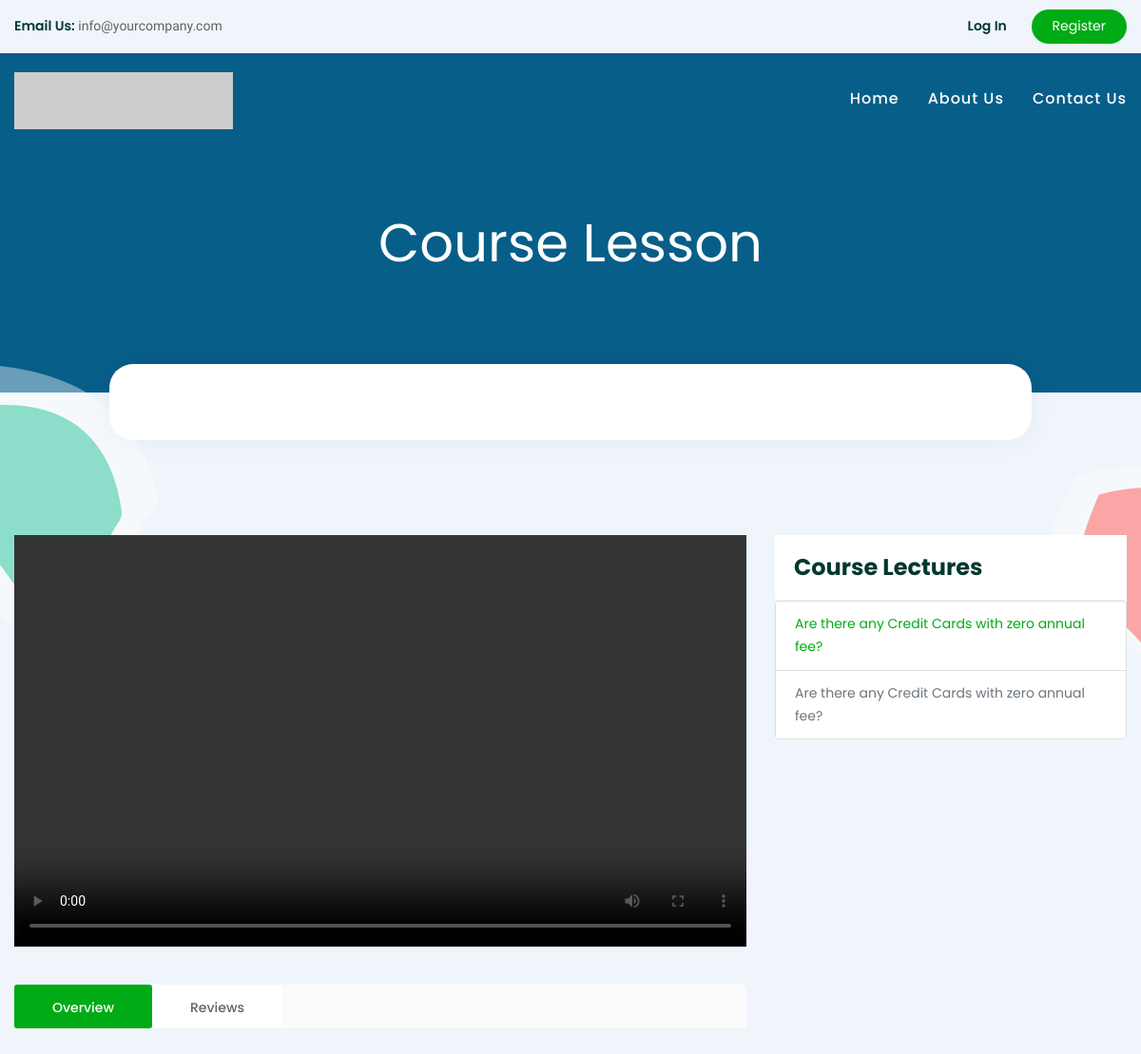
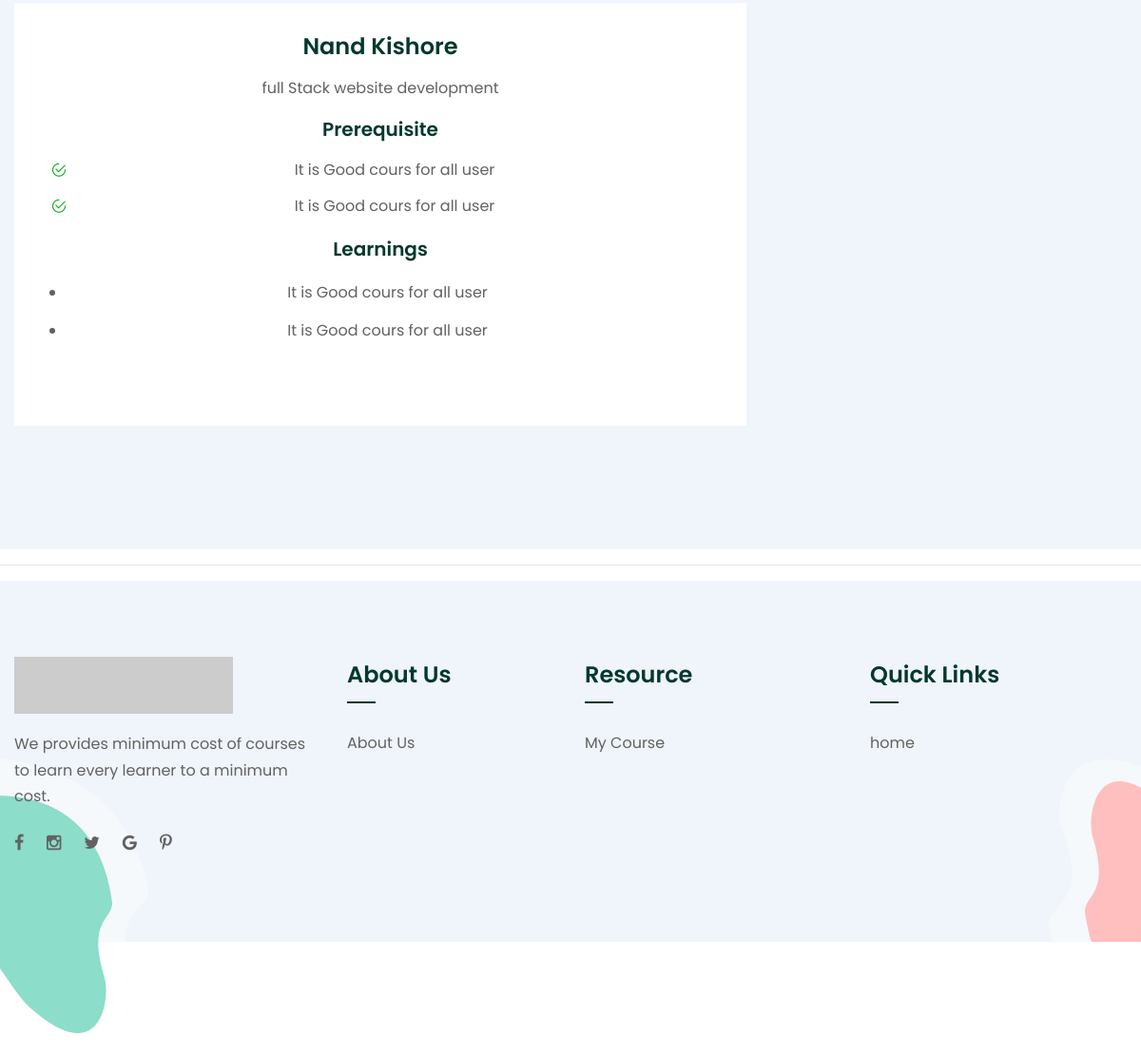
Screenshot of /course/dsadasdasd/2 with the database file from the repository (2 pictures, top to bottom).
### main/models.py (models this page shows, shortened)
class Course(models.Model):
    name = models.CharField(max_length=50, null=False)
    slug = models.SlugField(max_length=50, null=False, unique=True, blank=True)
    description = models.CharField(max_length=200, null=True)
    price = models.IntegerField(null=False)
    discount = models.IntegerField(null=False, default=0)
    active = models.BooleanField(default=False)
    thumbnail = models.ImageField(upload_to="files/thumbnail")
    date = models.DateTimeField(auto_now_add=True)
    resource = models.FileField(upload_to="files/resource")
    length = models.IntegerField(null=False)

class CourseProperty(models.Model):
    description = models.CharField(max_length=100, null=False)
    course = models.ForeignKey(Course, null=False, on_delete=models.CASCADE)
    class Meta:
        abstract = True

class Prerequisite(CourseProperty):
    pass

class Learning(CourseProperty):
    pass

class Video(models.Model):
    title = models.CharField(max_length=100, null=False)
    course = models.ForeignKey(Course, null=False, on_delete=models.CASCADE)
    serial_number = models.IntegerField(null=False)
    video_id = models.FileField(
        upload_to="course/", blank=False, max_length=500)
    is_preview = models.BooleanField(default=False)
    def __str__(self):
        return self.title

### main/views.py (the view, shortened to what this page needs)
# urls.py: path('course/<str:slug>/<int:id>', coursePage, name='coursepage'),
def coursePage(request,id, slug):
    rvs = Review.objects.filter(course_id=id)
    course = Course.objects.get(slug=slug)
    serial_number = request.GET.get('lecture')
    videos = course.video_set.all().order_by("serial_number")
    if serial_number is None:
        serial_number = 1
    video = Video.objects.get(serial_number=serial_number, course=course)
    context = {
        "course": course,
        "video": video,
        'videos': videos,
        'rvs':rvs
    }
    return render(request, template_name="course_page.html", context=context)

### main/templatetags/course_custom_tags.py (called while the page is built, shortened)
@register.simple_tag
def is_enrolled(request, course):
    user = None
    if not request.user.is_authenticated:
        return False

### main/templates/course_page.html (shortened to what this page needs)
{% extends 'base.html' %}
{% load static %}
{% load watermark %}
{% load course_custom_tags %}
{% block body %}
    <section class="page-title">
        <div class="auto-container">
			<h1>Course Lesson</h1>
			<div class="search-boxed">
			</div>
        </div>
    </section>
	<section class="intro-section-two">
		<div class="patern-layer-one paroller" data-paroller-factor="0.40" data-paroller-factor-lg="0.20" data-paroller-type="foreground" data-paroller-direction="vertical" style="background-image: url(images/icons/icon-1.png)"></div>
		<div class="auto-container">
			<div class="inner-container">
				<div class="row clearfix">
					<div class="content-column col-lg-8 col-md-12 col-sm-12">
						<div class="inner-column">
							<div class="course-video-box">
								<div style="padding:56.25% 0 0 0;position:relative;">
									 <video style="position:absolute;top:0;left:0;width:100%;height:100%;" frameborder="0"
                                        allow="autoplay; fullscreen" allowfullscreen controls>
									<source src="{{video.video_id.url}}" type="video/mp4">
									</video>
								</div>
							</div>
							<div class="intro-info-tabs">
								<div class="intro-tabs tabs-box">
									<ul class="tab-btns tab-buttons clearfix">
										<li data-tab="#prod-overview" class="tab-btn active-btn">Overview</li>&ensp;
										<li data-tab="#prod-reviews" class="tab-btn">Reviews</li>
									</ul>
									<ul class="tab-btns tab-buttons clearfix">
									<div class="tabs-content">
										<div class="tab active-tab" id="prod-overview">
											<div class="content">
												<div class="course-overview">
													<div class="inner-box">
														<h4>{{course.name}}</h4>
														<p>{{course.description | safe }}</p>
														<h3>Prerequisite</h3>
														<ul class="review-list">
                                                            {% for pre in course.prerequisite_set.all %}
                                                            <li>{{pre.description}}</li>
                                                            {% endfor %}
														</ul>
														<h3>Learnings</h3>
														<ul class="requirement-list">
                                                            {% for l in course.learning_set.all %}
                                                            <li class="">{{l.description}}</li>
                                                            {% endfor %}
														</ul>
													</div>
												</div>
											</div>
										</div>
									</div>
								</div>
							</div>
						</div>
					</div>
					<div class="accordian-column col-lg-4 col-md-12 col-sm-12">
						<div class="inner-column sticky-top">
							<h4>Course Lectures</h4>
							<ul class="accordion-box style-two">
								{% is_enrolled request course as enrolled %}
                        		{% for v in videos %}
								<li class="list-group-item {% if v == video %} active-video {% endif %} ">
                             <a class="{% if not enrolled and not v.is_preview %} text-muted no-preview {% endif %} {% if v == video %} active-video-link {% endif %} " href="?lecture={{v.serial_number}}">
                                 {{v}}
                                </a>
                            </li>
								{% endfor %}
							</ul>
						</div>
					</div>
				</div>
			</div>
		</div>
	</section>
{% endblock %}

### rows the page displays
Course: name "Nand Kishore", description "full Stack website development"
Prerequisite: description "It is Good cours for all user"
Prerequisite: description "It is Good cours for all user"
Learning: description "It is Good cours for all user"
Learning: description "It is Good cours for all user"
Video: title "Are there any Credit Cards with zero annual fee?"
Video: title "Are there any Credit Cards with zero annual fee?"
